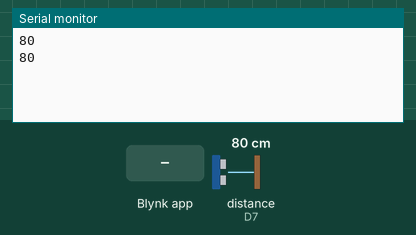
A sketch run on a simulated ESP8266 (NodeMCU). Parts: the last lines printed to the serial monitor. Wiring (inferred from the names in the program): ultrasonic range finder: trigger D6; echo D7. Inputs (shaded band) come from the test bench; at power-on: distance to the obstacle (sensor on D7) 80 cm. The echo pulse lasts 58.3 µs per cm; WiFi joins after 1.5 s; servers stay silent unless stated.

Above: at 3.0 s.
3.1 s: distance to the obstacle (sensor on D7) set to 2 cm
At 4.4 s:
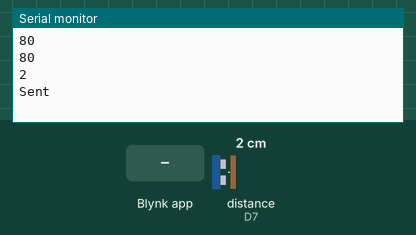
5.4 s: Blynk app writes 1 to V3
At 6.7 s:
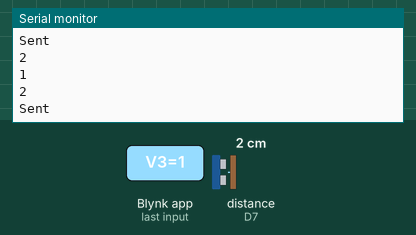
6.9 s: distance to the obstacle (sensor on D7) set to 4 cm
At 7.7 s:
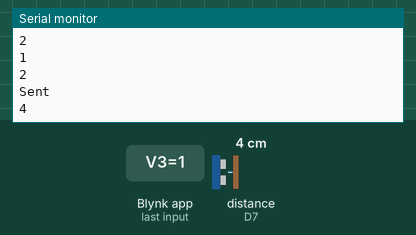
Timing chart, 0 to 9.9 s (numbered marks = the images above; inputs shaded):
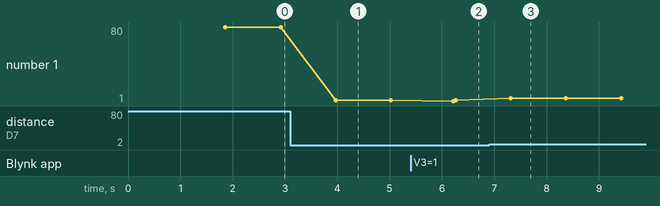

The sketch:

MiniProjectSmart_DUSTBIN_sketch_dec23a.ino
```cpp
#include <ESP8266WiFi.h>
#include <BlynkSimpleEsp8266.h>
#define BLYNK_PRINT Serial
BlynkTimer timer;
#define ultraTrig D6
#define ultraEcho D7
#define myLed D1
int msg = 0;
long ultraDetectFunc();
void msgService();
char auth[] = "AUTH_CODE_BLYNK";
char ssid[] = "WIFI_SSID";
char pass[] = "WIFI_PASSWORD";
void setup() {
    pinMode(ultraTrig,OUTPUT);
    pinMode(ultraEcho,INPUT);
    pinMode(myLed,INPUT);
    Serial.begin(9600);
       Blynk.begin(auth, ssid, pass);
   timer.setInterval(1000L,msgService);
}
BLYNK_WRITE(V3) // V1 is the number of Virtual Pin
{
int pinValue = param.asInt();
delay(200);
if(pinValue == 1 )
              Serial.println(msg);
                msg = 0;
}
void loop() {

  while(1) {
      Blynk.run();
        long ultraBuff = ultraDetectFunc();
        int quantity = map(ultraBuff,0,40,0,100);
            Serial.println(ultraBuff);
            if( ultraBuff < 15 ) {
                timer.run();
                  digitalWrite(myLed, HIGH); // Turn LED on.
                  }
            else
                  digitalWrite(myLed, LOW); // Turn LED on.
                        Blynk.virtualWrite(V4,quantity);
        delay(1000);
             }
          }


long ultraDetectFunc() {
        digitalWrite(ultraTrig,LOW);
        delayMicroseconds(2);
        digitalWrite(ultraTrig,HIGH);
        delayMicroseconds(10);
        digitalWrite(ultraTrig,LOW);
        long duration = pulseIn(ultraEcho,HIGH);
        long distance = duration / 58.2;
        delay(50);
  return distance;
}


void msgService() {
  if( msg == 0 ) {
    Serial.println("Sent");
    Blynk.email("sushanthsmbanger318@gmail.com","DustBin is Full","Please empty the dustbin");
    Blynk.notify("DustBin is full - Please empty the dustbin ");
    msg = 1;
  }
}
```

Measured:
- after the input at 3.1 s, the serial monitor: prints a new line after 0.87 s (image 1)
- after the input at 5.4 s, the serial monitor: prints a new line after 0.82 s (image 2)
- after the input at 6.9 s, the serial monitor: prints a new line after 0.42 s (image 3)
- plotted number 1: 80 → 2 after the input at 3.1 s, 2 → 4 after the input at 6.9 s
